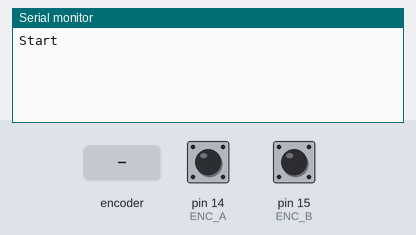
Recording of a sketch running on a simulated Arduino Uno, built with avr-gcc and run on an emulated ATmega328P. Shown: the last lines printed to the serial monitor. The inputs (shaded band) are chosen by the test bench; at power-on: pin 14 (ENC_A) HIGH, pin 15 (ENC_B) HIGH.

Above: at 1.2 s.
1.3 s: rotary encoder on pin 14 (ENC_A) / pin 15 (ENC_B) turned 1 step (first pin leading)
At 2.6 s:
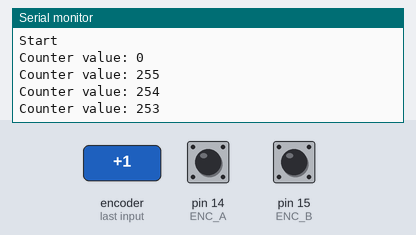
3.0 s: rotary encoder on pin 14 (ENC_A) / pin 15 (ENC_B) turned 1 step (first pin leading)
At 4.1 s:
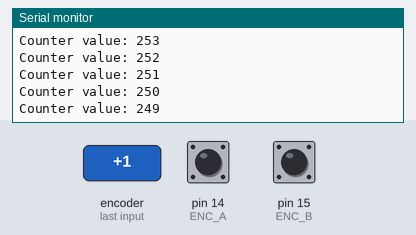
Timing chart, 0 to 6.0 s (numbered marks = the images above; inputs shaded):
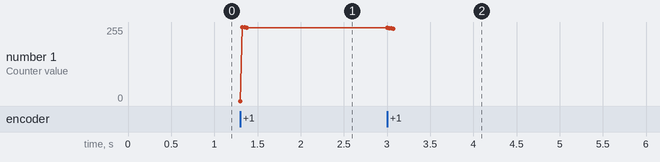

The sketch:

rotery_encoder_v1.ino
```cpp
/* Rotary encoder read example
http://www.circuitsathome.com/mcu/programming/reading-rotary-encoder-on-arduino
connect the center wire to ground.  Connect the side pins to Analog ports */
#define ENC_A 14 // Analog pin A0
#define ENC_B 15 // Analog pin A1
#define ENC_PORT PINC

void setup()
{
  /* Setup encoder pins as inputs */
  pinMode(ENC_A, INPUT);
  digitalWrite(ENC_A, HIGH);
  pinMode(ENC_B, INPUT);
  digitalWrite(ENC_B, HIGH);
  Serial.begin (9600);
  Serial.println("Start");
}

void loop()
{
 static uint8_t counter = 0;      //this variable will be changed by encoder input
 int8_t tmpdata;
 /**/
  tmpdata = read_encoder();
  if( tmpdata ) {
    Serial.print("Counter value: ");
    Serial.println(counter, DEC);
    counter += tmpdata;
  };
}

/* returns change in encoder state (-1,0,1) */
int8_t read_encoder()
{
  static int8_t enc_states[] = {0,-1,1,0,1,0,0,-1,-1,0,0,1,0,1,-1,0};
  static uint8_t old_AB = 0;
  /**/
  old_AB <<= 2;                   //remember previous state
  old_AB |= ( ENC_PORT & 0x03 );  //add current state
  return ( enc_states[( old_AB & 0x0f )]);
}
```

Measured:
- after the input at 1.3 s, the serial monitor: prints a new line at once (image 1)
- after the input at 3.0 s, the serial monitor: prints a new line at once (image 2)
- plotted number 1: 253 → 249 after the input at 3.0 s
